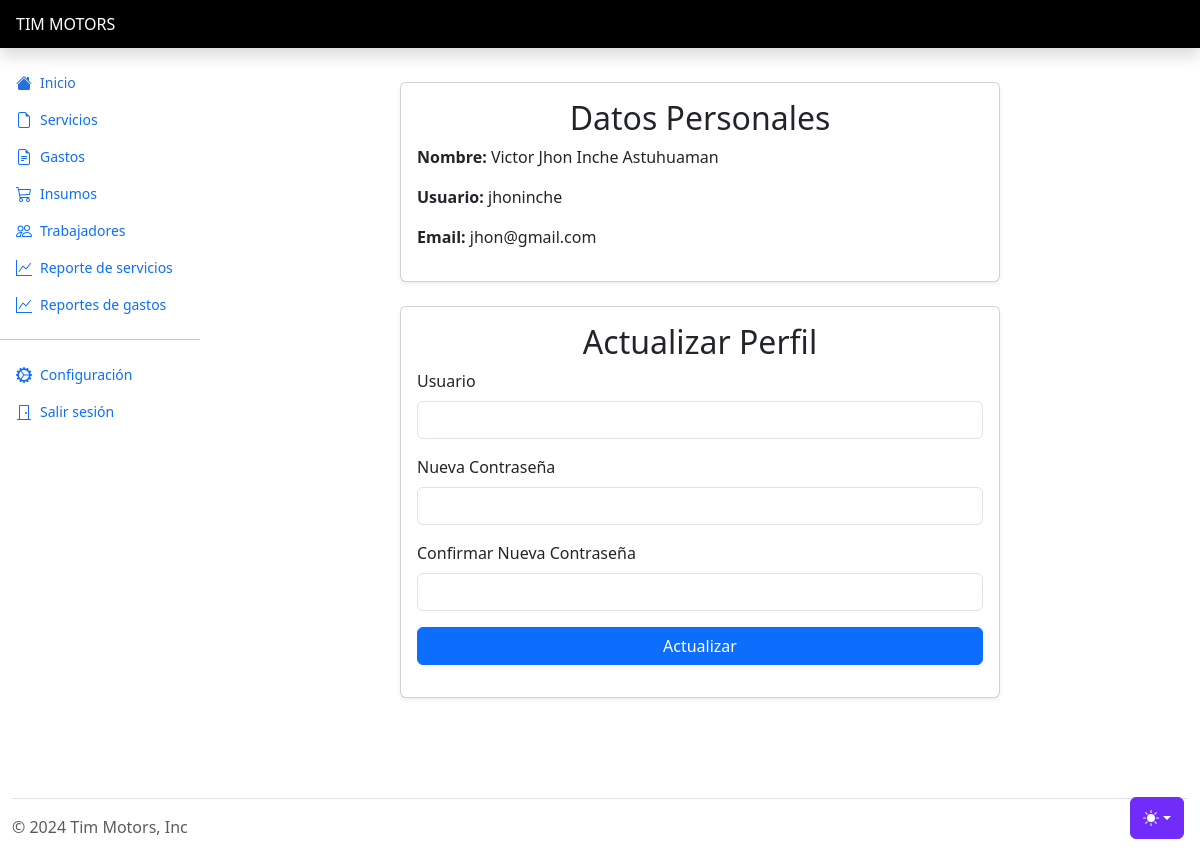
The page /configuracion.php (signed in) on the database its author committed.
### tables this page shows
CREATE TABLE `usuarios` (
  `id` int(11) NOT NULL,
  `username` varchar(50) NOT NULL,
  `password` varchar(255) NOT NULL,
  `nombre` varchar(100) NOT NULL,
  `email` varchar(100) DEFAULT NULL
);

### includes/configuracion/mostrardatos.php (called while the page is built, shortened)
<?php
require 'config/config.php';
$userId = $_SESSION['user_id'];
$sql = "SELECT nombre,username, email FROM usuarios WHERE id = :id";
$stmt = $pdo->prepare($sql);
$stmt->bindParam(':id', $userId, PDO::PARAM_INT);
$stmt->execute();
$result = $stmt->fetch(PDO::FETCH_ASSOC);
if ($result) {
    $nombre = $result['nombre'];
    $usuario = $result['username'];
    $email = $result['email'];
} else {
    echo "No se encontraron datos para el usuario.";
    exit();
}
?>

### configuracion.php (the view, shortened to what this page needs)
<?php
include 'includes/header.php';
include 'includes/configuracion/mostrardatos.php';
?>
</head>
<body>
<?php include 'includes/menu.php'; ?>
<main class="col-md-9 ms-sm-auto col-lg-10 px-md-4 d-flex align-items-center justify-content-center" style="min-height: 100vh; margin-top: -50px;">
    <div class="w-100" style="max-width: 600px;">
        <div class="card shadow-sm mb-4">
            <div class="card-body">
                <h2 class="card-title text-center">Datos Personales</h2>
                <p><strong>Nombre:</strong> <?php echo htmlspecialchars($nombre); ?></p>
                <p><strong>Usuario:</strong> <?php echo htmlspecialchars($usuario); ?></p>
                <p><strong>Email:</strong> <?php echo htmlspecialchars($email); ?></p>
            </div>
        </div>
        <div class="card shadow-sm">
    <div class="card-body">
        <h2 class="card-title text-center">Actualizar Perfil</h2>
        <form id="updateForm" method="post">
            <div class="mb-3">
                <label for="usuario" class="form-label">Usuario</label>
                <input type="text" class="form-control" id="usuario" name="usuario" required>
            </div>
            <div class="mb-3">
                <label for="password" class="form-label">Nueva Contraseña</label>
                <input type="password" class="form-control" id="password" name="password" required>
            </div>
            <div class="mb-3">
                <label for="confirm_password" class="form-label">Confirmar Nueva Contraseña</label>
                <input type="password" class="form-control" id="confirm_password" name="confirm_password" required>
            </div>
            <button type="submit" class="btn btn-primary w-100">Actualizar</button>
        </form>
    </div>
</div>
    </div>
    </div>
<?php include 'includes/footer.php'; ?>
</body>
</html>

### css/sign-in.css (style rules this page uses)
html, body { height: 100%; }

### css/style.css (style rules this page uses)
body { display: flex; flex-direction: column; min-height: 100vh; }
main { flex-grow: 1; padding-bottom: 1rem; }

### rows shown on the page
usuarios: nombre "Victor Jhon Inche Astuhuaman", username "jhoninche", email "jhon@gmail.com"
